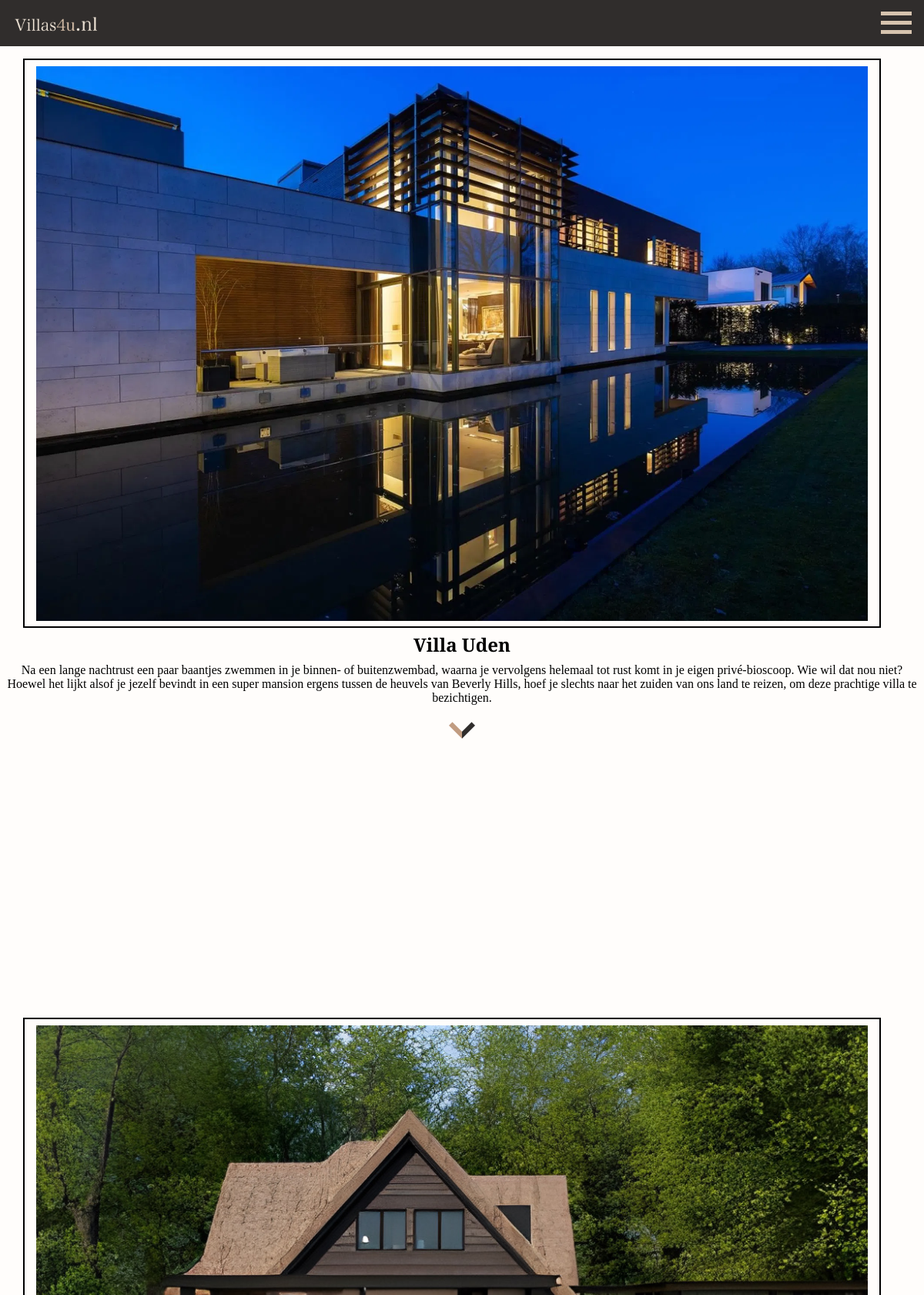
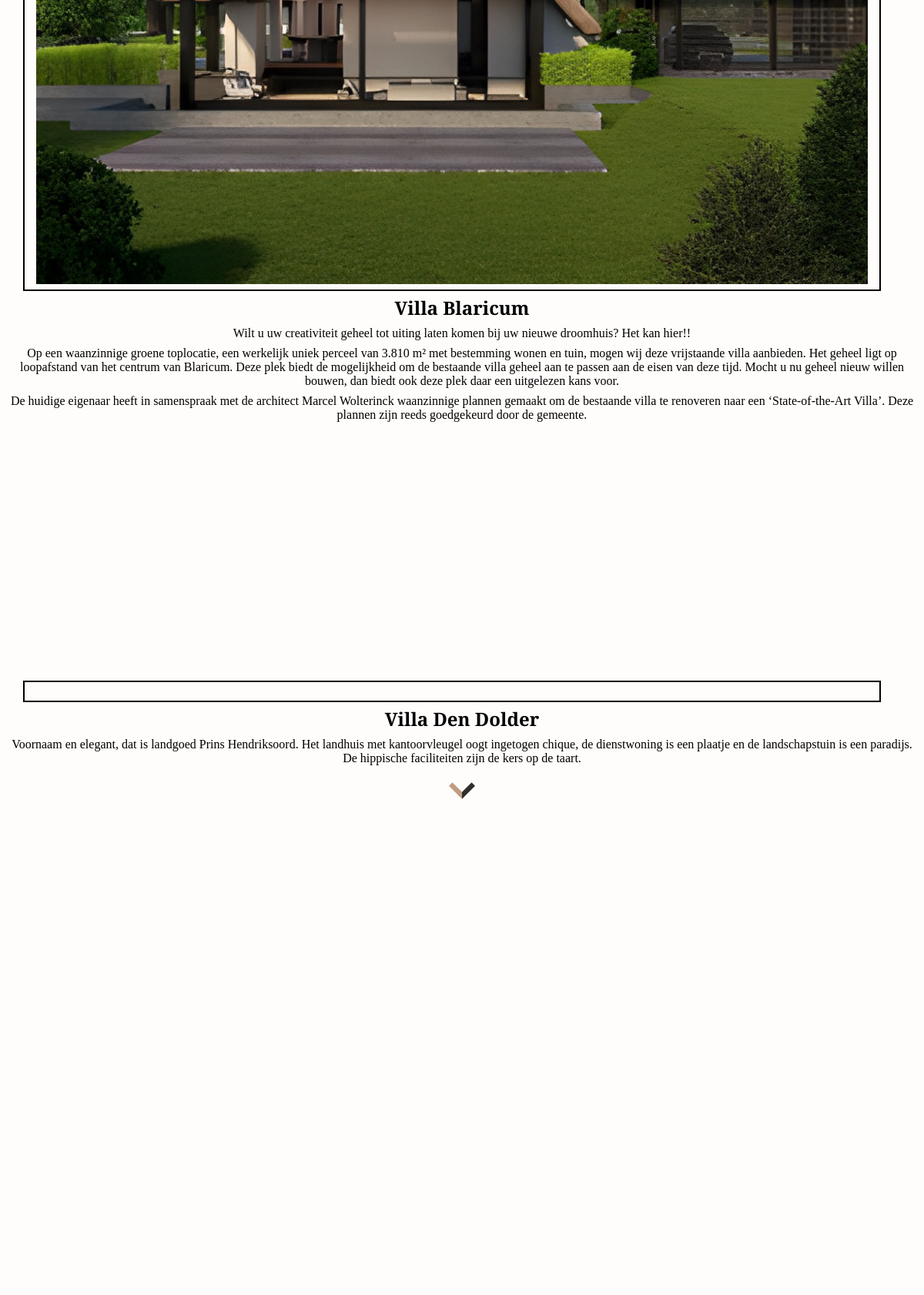
The page /index_mobile.php (upper part) on the database its author committed (2 pictures, top to bottom).
### tables this page shows
CREATE TABLE "villas"
(
    id          INTEGER
        constraint table_name_pk
            primary key,
    name        TEXT,
    description TEXT,
    price       REAL,
    thumbnail   TEXT,
    banner      TEXT
, photopath TEXT, "description0" TEXT, "description1" TEXT, "adres" TEXT, "rooms" TEXT, "bathrooms" TEXT, "temp" TEXT, "size" TEXT, "img1" TEXT, "img2" TEXT, "img3" TEXT, "img4" TEXT, "img5" TEXT, "img6" TEXT, "arrow" TEXT);

### utils/loadvillas.php (called while the page is built)
<?php
$db = new SQLite3("villa.sqlite");
$villas = $db->query("SELECT * FROM villas LIMIT 10;");

### index_mobile.php (the view, shortened to what this page needs)
<!DOCTYPE html>
<html lang="en">
<head>
    <link rel="stylesheet" href="css/mobile.css">
    <link rel="stylesheet" href="css/headerfooter.css">
    <link rel="stylesheet" href="css/mobile_index.css">
</head>
<body>
    <?php
        require("utils/loadvillas.php");
    ?>
    <header id="header">
        <a href="index.php"><img alt="logo" src="image/lightlogosmall.png"></a>
        <nav>
            <div id="nav-icon3" onclick="open1(), handleClick()">
                <span></span>
                <span></span>
                <span></span>
            </div>
        </nav>
    </header>
    <div class="wrapper">
        <?php while($res = $villas->fetchArray()) { ?>
            <section id="content">
            <div id="space"></div>
                <div class="image">
                    <img src="<?=$res["photopath"]?>" alt="">
                </div>
                <div class="text">
                    <h1><?=$res["name"]?></h1>
                    <p><?=$res["description"]?></p>
                    <p><?=$res["description0"]?></p>
                    <p><?=$res["description1"]?></p>
                    <img id="arrow" src="<?=$res["arrow"]?>" alt="">
                </div>
            </section>
        <?php } ?>
    </div>
</body>
</html>

### css/mobile.css (style rules this page uses)
* { margin: 0; padding: 0; max-width: 100%; }
header { position: unset !important; }
header a img { margin-top: 10px; }
#nav-icon3 { width: 40px; height: 30px; position: relative; margin: 40px auto; -webkit-transform: rotate(0deg); -moz-transform: rotate(0deg); -o-transform: rotate(0deg); transform: rotate(0deg); -webkit-transition: .5s ease-in-out; -moz-transition: .5s ease-in-out; -o-transition: .5s ease-in-out; transition: .5s ease-in-out; cursor: pointer; }
#nav-icon3 span { display: block; position: absolute; height: 5px; width: 100%; background: #d6c3ae; opacity: 1; left: 0; -webkit-transform: rotate(0deg); -moz-transform: rotate(0deg); -o-transform: rotate(0deg); transform: rotate(0deg); -webkit-transition: .25s ease-in-out; -moz-transition: .25s ease-in-out; -o-transition: .25s ease-in-out; transition: .25s ease-in-out; }
#nav-icon3 span:nth-child(1) { top: 0px; }
#nav-icon3 span:nth-child(2),#nav-icon3 span:nth-child(3) { top: 12px; }
#nav-icon3 span:nth-child(4) { top: 24px; }

### css/headerfooter.css (style rules this page uses)
body { margin: 0; min-height: 100vh; font-family: 'EB Garamond', serif; background-color: #fffdfb; max-width: 100%; }
header { display: flex; position: sticky; align-items: center; justify-content: space-between; padding: 0 1rem 0 1rem; top: 0; background-color: #302d2c; color: #f4e8da; height: 60px; }
header img { height: 4rem; }
nav { display: flex; gap: 2rem; font-size: 1.2rem; }

### css/mobile_index.css (style rules this page uses)
.wrapper { height: 100vh; }
section { min-height: 100vh; text-align: center; }
.image { margin-left: 2.5%; margin-right: 2.5%; padding: 3px; width: 92%; border: 2px black solid; }
.image img { width: 90vw; margin-top: 5px; }
#space { height: 2vh }
.text { min-height: 60vh; padding: 5px; }
.text p { margin-top: 8px; }
#arrow { animation: jumpInfinite 1s infinite; width: 50px; }

### rows shown on the page
villas: photopath (picture), name "Villa Uden", description "Na een lange nachtrust een paar baantjes zwemmen in je binnen- of buitenzwembad, waarna je vervolgens helemaal tot rust komt in je eigen privé-bioscoop. Wie wil dat nou niet? Hoewel het lijkt alsof je jezelf bevindt in een super mansion ergens tussen de heuvels van Beverly Hills, hoef je slechts naar het zuiden van ons land te reizen, om deze prachtige villa te bezichtigen.", arrow (picture)
villas: photopath (picture), name "Villa Blaricum", description "Wilt u uw creativiteit geheel tot uiting laten komen bij uw nieuwe droomhuis? Het kan hier!!", description0 "Op een waanzinnige groene toplocatie, een werkelijk uniek perceel van 3.810 m² met bestemming wonen en tuin, mogen wij deze vrijstaande villa aanbieden. Het geheel ligt op loopafstand van het centrum van Blaricum. Deze plek biedt de mogelijkheid om de bestaande villa geheel aan te passen aan de eisen van deze tijd. Mocht u nu geheel nieuw willen bouwen, dan biedt ook deze plek daar een uitgelezen kans voor.", description1 "De huidige eigenaar heeft in samenspraak met de architect Marcel Wolterinck waanzinnige plannen gemaakt om de bestaande villa te renoveren naar een ‘State-of-the-Art Villa’. Deze plannen zijn reeds goedgekeurd door de gemeente."
villas: name "Villa Den Dolder", description "Voornaam en elegant, dat is landgoed Prins Hendriksoord. Het landhuis met kantoorvleugel oogt ingetogen chique, de dienstwoning is een plaatje en de landschapstuin is een paradijs. De hippische faciliteiten zijn de kers op de taart.", arrow (picture)
